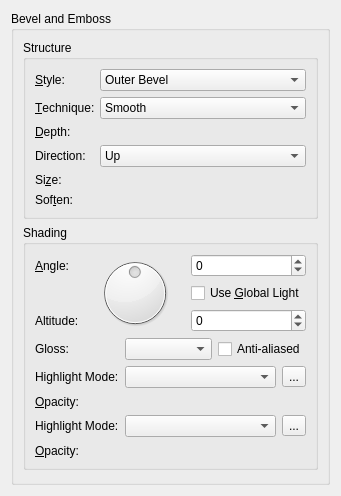
<?xml version="1.0" encoding="UTF-8"?>
<ui version="4.0">
 <class>WdgBevelAndEmboss</class>
 <widget class="QWidget" name="WdgBevelAndEmboss">
  <property name="geometry">
   <rect>
    <x>0</x>
    <y>0</y>
    <width>341</width>
    <height>496</height>
   </rect>
  </property>
  <property name="windowTitle">
   <string>Form</string>
  </property>
  <layout class="QVBoxLayout" name="verticalLayout">
   <item>
    <widget class="QGroupBox" name="groupBox">
     <property name="title">
      <string>Bevel and Emboss</string>
     </property>
     <layout class="QVBoxLayout" name="verticalLayout_2">
      <item>
       <widget class="QGroupBox" name="groupBox_2">
        <property name="title">
         <string>Structure</string>
        </property>
        <layout class="QFormLayout" name="formLayout">
         <item row="0" column="0">
          <widget class="QLabel" name="label">
           <property name="text">
            <string>&amp;Style:</string>
           </property>
           <property name="buddy">
            <cstring>cmbStyle</cstring>
           </property>
          </widget>
         </item>
         <item row="0" column="1">
          <widget class="QComboBox" name="cmbStyle">
           <item>
            <property name="text">
             <string>Outer Bevel</string>
            </property>
           </item>
           <item>
            <property name="text">
             <string>Inner Bevel</string>
            </property>
           </item>
           <item>
            <property name="text">
             <string>Emboss</string>
            </property>
           </item>
           <item>
            <property name="text">
             <string>Pillow Emboss</string>
            </property>
           </item>
           <item>
            <property name="text">
             <string>Stroke Emboss</string>
            </property>
           </item>
          </widget>
         </item>
         <item row="1" column="0">
          <widget class="QLabel" name="label_2">
           <property name="text">
            <string>&amp;Technique:</string>
           </property>
           <property name="buddy">
            <cstring>cmbTechnique</cstring>
           </property>
          </widget>
         </item>
         <item row="1" column="1">
          <widget class="QComboBox" name="cmbTechnique">
           <item>
            <property name="text">
             <string>Smooth</string>
            </property>
           </item>
           <item>
            <property name="text">
             <string>Chisel Hard</string>
            </property>
           </item>
           <item>
            <property name="text">
             <string>Chisel Soft</string>
            </property>
           </item>
          </widget>
         </item>
         <item row="2" column="0">
          <widget class="QLabel" name="label_3">
           <property name="text">
            <string>&amp;Depth:</string>
           </property>
           <property name="buddy">
            <cstring>intDepth</cstring>
           </property>
          </widget>
         </item>
         <item row="2" column="1">
          <widget class="KisSliderSpinBox" name="intDepth" native="true"/>
         </item>
         <item row="3" column="0">
          <widget class="QLabel" name="label_4">
           <property name="text">
            <string>Direction:</string>
           </property>
          </widget>
         </item>
         <item row="3" column="1">
          <widget class="QComboBox" name="cmbDirection">
           <item>
            <property name="text">
             <string>Up</string>
            </property>
           </item>
           <item>
            <property name="text">
             <string>Down</string>
            </property>
           </item>
          </widget>
         </item>
         <item row="4" column="0">
          <widget class="QLabel" name="label_5">
           <property name="text">
            <string>Si&amp;ze:</string>
           </property>
           <property name="buddy">
            <cstring>intSize</cstring>
           </property>
          </widget>
         </item>
         <item row="4" column="1">
          <widget class="KisSliderSpinBox" name="intSize" native="true"/>
         </item>
         <item row="5" column="0">
          <widget class="QLabel" name="label_6">
           <property name="text">
            <string>Sof&amp;ten:</string>
           </property>
           <property name="buddy">
            <cstring>intSoften</cstring>
           </property>
          </widget>
         </item>
         <item row="5" column="1">
          <widget class="KisSliderSpinBox" name="intSoften" native="true"/>
         </item>
        </layout>
       </widget>
      </item>
      <item>
       <widget class="QGroupBox" name="groupBox_3">
        <property name="title">
         <string>Shading</string>
        </property>
        <layout class="QFormLayout" name="formLayout_2">
         <item row="0" column="0" colspan="2">
          <layout class="QGridLayout" name="gridLayout_2">
           <item row="0" column="0">
            <widget class="QLabel" name="label_7">
             <property name="text">
              <string>&amp;Angle:</string>
             </property>
             <property name="buddy">
              <cstring>dialAngle</cstring>
             </property>
            </widget>
           </item>
           <item row="0" column="1" rowspan="3">
            <widget class="QDial" name="dialAngle">
             <property name="toolTip">
              <string>Set the angle of the light source</string>
             </property>
             <property name="minimum">
              <number>-179</number>
             </property>
             <property name="maximum">
              <number>180</number>
             </property>
            </widget>
           </item>
           <item row="0" column="2">
            <widget class="QSpinBox" name="intAngle">
             <property name="minimum">
              <number>-179</number>
             </property>
             <property name="maximum">
              <number>180</number>
             </property>
            </widget>
           </item>
           <item row="1" column="0">
            <spacer name="verticalSpacer">
             <property name="orientation">
              <enum>Qt::Vertical</enum>
             </property>
             <property name="sizeHint" stdset="0">
              <size>
               <width>20</width>
               <height>18</height>
              </size>
             </property>
            </spacer>
           </item>
           <item row="1" column="2">
            <widget class="QCheckBox" name="chkUseGlobalLight">
             <property name="text">
              <string>Use &amp;Global Light</string>
             </property>
            </widget>
           </item>
           <item row="2" column="0">
            <widget class="QLabel" name="label_8">
             <property name="text">
              <string>Altitude:</string>
             </property>
             <property name="buddy">
              <cstring>dialAngle</cstring>
             </property>
            </widget>
           </item>
           <item row="2" column="2">
            <widget class="QSpinBox" name="intAltitude">
             <property name="minimum">
              <number>-179</number>
             </property>
             <property name="maximum">
              <number>180</number>
             </property>
            </widget>
           </item>
          </layout>
         </item>
         <item row="1" column="0">
          <widget class="QLabel" name="label_9">
           <property name="text">
            <string>Gloss:</string>
           </property>
           <property name="buddy">
            <cstring>cmbGloss</cstring>
           </property>
          </widget>
         </item>
         <item row="1" column="1">
          <layout class="QHBoxLayout" name="horizontalLayout_2">
           <item>
            <widget class="QComboBox" name="cmbGloss"/>
           </item>
           <item>
            <widget class="QCheckBox" name="checkBox">
             <property name="text">
              <string>Anti-aliased</string>
             </property>
            </widget>
           </item>
          </layout>
         </item>
         <item row="2" column="0">
          <widget class="QLabel" name="label_10">
           <property name="text">
            <string>Highlight Mode:</string>
           </property>
          </widget>
         </item>
         <item row="2" column="1">
          <layout class="QHBoxLayout" name="horizontalLayout">
           <item>
            <widget class="KisCompositeOpComboBox" name="cmbCompositeOp">
             <property name="toolTip">
              <string>Set the blend mode for the layer</string>
             </property>
            </widget>
           </item>
           <item>
            <widget class="KoColorPopupButton" name="toolButton">
             <property name="text">
              <string>...</string>
             </property>
            </widget>
           </item>
          </layout>
         </item>
         <item row="3" column="0">
          <widget class="QLabel" name="label_14">
           <property name="text">
            <string>&amp;Opacity:</string>
           </property>
           <property name="buddy">
            <cstring>doubleOpacity</cstring>
           </property>
          </widget>
         </item>
         <item row="3" column="1">
          <widget class="KisDoubleSliderSpinBox" name="doubleOpacity" native="true">
           <property name="sizePolicy">
            <sizepolicy hsizetype="MinimumExpanding" vsizetype="Minimum">
             <horstretch>0</horstretch>
             <verstretch>0</verstretch>
            </sizepolicy>
           </property>
           <property name="minimumSize">
            <size>
             <width>10</width>
             <height>15</height>
            </size>
           </property>
           <property name="toolTip">
            <string>Set the master opacity for the layer</string>
           </property>
           <property name="whatsThis">
            <string>Adjust the transparency of the layer</string>
           </property>
          </widget>
         </item>
         <item row="4" column="0">
          <widget class="QLabel" name="label_11">
           <property name="text">
            <string>Highlight Mode:</string>
           </property>
          </widget>
         </item>
         <item row="4" column="1">
          <layout class="QHBoxLayout" name="horizontalLayout_3">
           <item>
            <widget class="KisCompositeOpComboBox" name="cmbCompositeOp_3">
             <property name="toolTip">
              <string>Set the blend mode for the layer</string>
             </property>
            </widget>
           </item>
           <item>
            <widget class="KoColorPopupButton" name="toolButton_2">
             <property name="text">
              <string>...</string>
             </property>
            </widget>
           </item>
          </layout>
         </item>
         <item row="5" column="0">
          <widget class="QLabel" name="label_15">
           <property name="text">
            <string>&amp;Opacity:</string>
           </property>
           <property name="buddy">
            <cstring>doubleOpacity</cstring>
           </property>
          </widget>
         </item>
         <item row="5" column="1">
          <widget class="KisDoubleSliderSpinBox" name="doubleOpacity" native="true">
           <property name="sizePolicy">
            <sizepolicy hsizetype="MinimumExpanding" vsizetype="Minimum">
             <horstretch>0</horstretch>
             <verstretch>0</verstretch>
            </sizepolicy>
           </property>
           <property name="minimumSize">
            <size>
             <width>10</width>
             <height>15</height>
            </size>
           </property>
           <property name="toolTip">
            <string>Set the master opacity for the layer</string>
           </property>
           <property name="whatsThis">
            <string>Adjust the transparency of the layer</string>
           </property>
          </widget>
         </item>
        </layout>
       </widget>
      </item>
      <item>
       <spacer name="verticalSpacer_2">
        <property name="orientation">
         <enum>Qt::Vertical</enum>
        </property>
        <property name="sizeHint" stdset="0">
         <size>
          <width>20</width>
          <height>40</height>
         </size>
        </property>
       </spacer>
      </item>
     </layout>
    </widget>
   </item>
  </layout>
 </widget>
 <customwidgets>
  <customwidget>
   <class>KisCompositeOpComboBox</class>
   <extends>QComboBox</extends>
   <header location="global">kis_cmb_composite.h</header>
  </customwidget>
  <customwidget>
   <class>KisDoubleSliderSpinBox</class>
   <extends>QWidget</extends>
   <header>kis_slider_spin_box.h</header>
  </customwidget>
  <customwidget>
   <class>KisSliderSpinBox</class>
   <extends>QWidget</extends>
   <header location="global">kis_slider_spin_box.h</header>
   <container>1</container>
  </customwidget>
  <customwidget>
   <class>KoColorPopupButton</class>
   <extends>QToolButton</extends>
   <header location="global">KoColorPopupButton.h</header>
  </customwidget>
 </customwidgets>
 <resources/>
 <connections/>
</ui>
